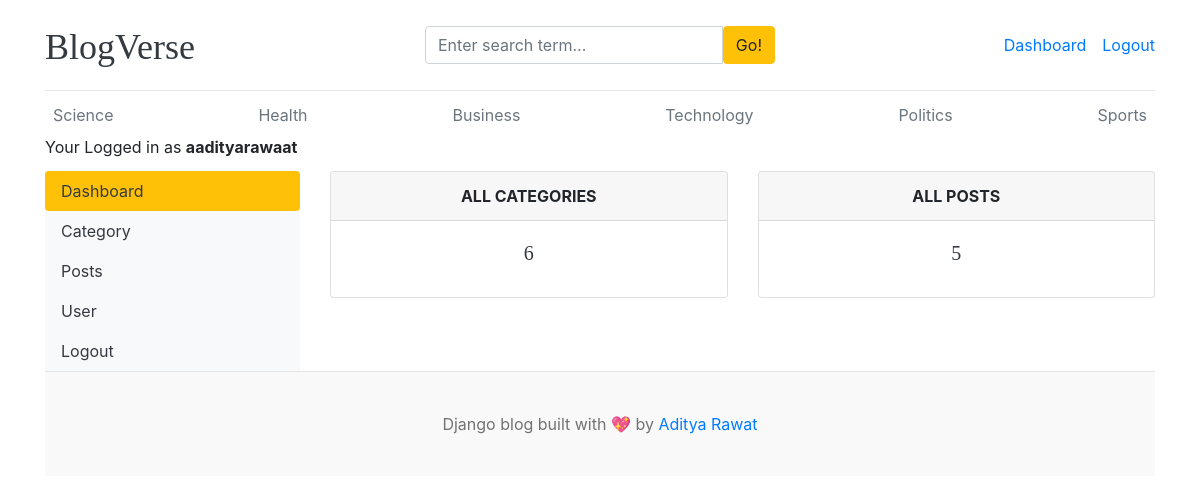
The page /dashboard/ (signed in) on the database its author committed.
### blog/models.py (models this page shows, shortened)
class category(models.Model):
    category_name=models.CharField(max_length=250,unique=True)
    created_at=models.DateTimeField(auto_now_add=True)
    updated_at=models.DateTimeField(auto_now=True)
    class Meta:
        verbose_name_plural ='categories'

### dashboards/views.py (the view)
# urls.py: path('dashboard/',include('dashboards.urls')),
@login_required(login_url='login')
def dashboard(request):
    cate=category.objects.all().count
    blogs=blog.objects.all().count
    context={
        'catiCount':cate,
        'blogcount':blogs
    }
    return render(request,'dashboard/dashboard.html',context)

### blog/context_processors.py (called while the page is built)
def get_context(request):
    cate=category.objects.all()
    return dict(cate=cate)

def get_social(request):
    social=social_links.objects.all()
    return dict(social=social)

### templates/dashboard/dashboard.html
{% extends 'base.html' %}
{% block content %}
<div class="row">
    {% include 'dashboard/Sidebar.html' %}
     <div class="col-md-9">
        <div class="row">
            <div class="col">
                <div class="card border-default mb-3">
                    <div class="card-header text-center text-uppercase font-weight-bold">All Categories</div>
                    <div class="card-body text-dark">
                        <h5 class="text-center card-title">{{catiCount}}</h5>
                    </div>
                </div>
            </div>
            <div class="col">
                <div class="card border-default mb-3">
                    <div class="card-header text-center text-uppercase font-weight-bold">All Posts</div>
                    <div class="card-body text-dark">
                        <h5 class="text-center card-title">{{blogcount}}</h5>
                    </div>
                </div>
            </div>
        </div>
     </div>
</div>
{% endblock %}

### templates/base.html (shortened to what this page needs)
{% load static %}
<!DOCTYPE html>
<html lang="en">
<head>
    <link href="https://getbootstrap.com/docs/4.0/dist/css/bootstrap.min.css" rel="stylesheet">
    <link rel="stylesheet" href="https://cdnjs.cloudflare.com/ajax/libs/font-awesome/6.7.2/css/all.min.css">
    <link href="{% static 'css/blog.css' %}" rel="stylesheet">
</head>
<body>
    <div class="container">
        <header class="blog-header py-3">
          <div class="row flex-nowrap justify-content-between align-items-center">
            <div class="col-4 pt-1">
              <a class="blog-header-logo text-dark" style="font-size: 3vw;" href="/">BlogVerse</a>
            </div>
            <div class="col-4">
              <form action="{% url 'search' %}" method="GET">
                <div class="input-group">
                  <input class="form-control" type="text" name="keyword" value="{{ keyword }}" placeholder="Enter search term..." aria-label="Enter search term..." aria-describedby="button-search" />
                  <button type="submit" class="btn btn-warning" id="button-search" type="button">Go!</button>
              </div>
              </form>
            </div>
            <div class="col-4 d-flex justify-content-end align-items-center">
              {% if not user.is_authenticated %}
              <a class="btn btn-sm btn-warning" href="{% url 'login' %}">Login</a> &nbsp;
              <a class="btn btn-sm btn-outline-secondary" href="{% url 'register' %}">Register</a>
              {% else %}
               <span><a href="{% url 'dashboard' %}">Dashboard</a></span>
              <span><a href="{% url 'log' %}">Logout</a></span>
              {% endif %}
            </div>
          </div>
        </header>
        <div class="nav-scroller py-1 mb-2">
          <nav class="nav d-flex justify-content-between">
            {% for cat in cate %}
            <a class="p-2 text-muted" href="{% url 'category' cat.id %}">{{cat.category_name}}</a>
            {% endfor %}
          </nav>
          {% if user.is_authenticated %}
          <span>Your Logged in as <b>{{user}}</b> </span>
          {% endif %}
        </div>
        {% block content %}
        {% endblock %}
        <footer class="blog-footer">
            <p>Django blog built with 💖 by <a href="{% url 'email' %}">Aditya Rawat</a></p>
          </footer>
</body>
</html>

### blogmain/static/css/blog.css (style rules this page uses)
.blog-header { border-bottom: 1px solid #e5e5e5; }
.blog-header-logo { font-family: "Playfair Display", Georgia, "Times New Roman", serif; font-size: 2.25rem; }
h1, h2, h3, h4, h5, h6 { font-family: "Playfair Display", Georgia, "Times New Roman", serif; }
.blog-footer { padding: 2.5rem 0; color: #727272; text-align: center; background-color: #f9f9f9; border-top: .05rem solid #e5e5e5; }
.blog-footer p:last-child { margin-bottom: 0; }

### rows shown on the page
category: category_name "Science"
category: category_name "Health"
category: category_name "Business"
category: category_name "Technology"
category: category_name "Politics"
category: category_name "Sports"

### other values the page prints
{{ user }} "aadityarawaat"
{{ catiCount }} "6"
{{ blogcount }} "5"
